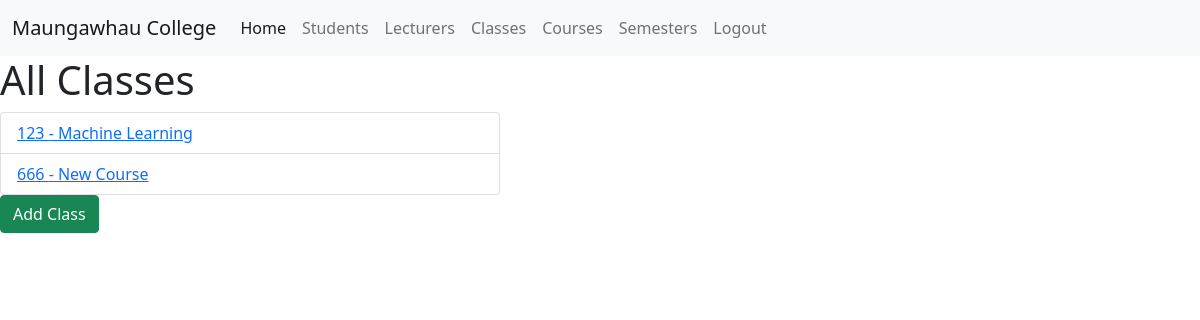
Before: /classes/ (signed in) with the older database file.
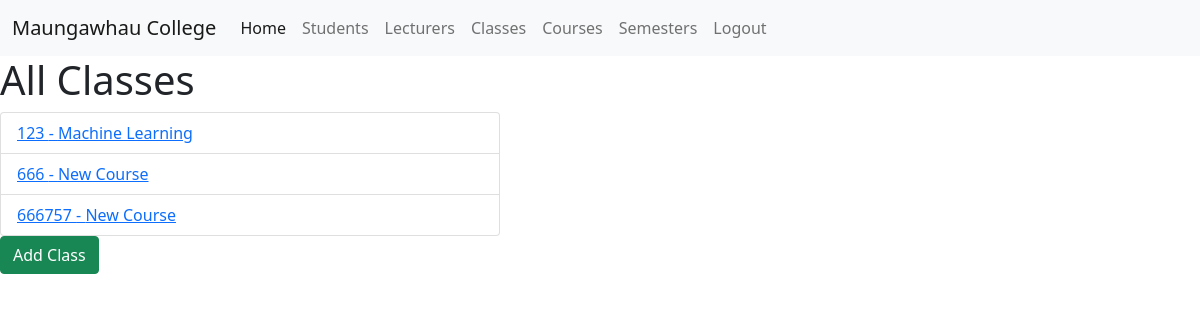
After: the same page with the newer database file.
### attendance/models.py (models this page shows, shortened)
class Class(models.Model):
    number = models.CharField(max_length=6)
    course = models.ForeignKey(Course, on_delete=models.CASCADE)
    semester = models.ForeignKey(Semester, on_delete=models.CASCADE)
    lecturer = models.ForeignKey(Lecturer, on_delete=models.SET_NULL, blank=True, null=True)
    students = models.ManyToManyField(Student, blank=True, null=True, related_name="enrolled_student")

class Course(models.Model):
    code = models.CharField(max_length=9)
    name = models.CharField(max_length=50)

### attendance/views.py (the view)
# urls.py: path('classes/', ListClass.as_view(), name="class-list"),
class ListClass(ListView):
    model = Class
    template_name = "class/class-list.html"

### attendance/templates/class/class-list.html (shortened to what this page needs)
{% extends 'base.html' %}
{% block content %}
    {% if user.is_authenticated %}
        {% if user.is_superuser %}
            <h1>All Classes</h1>
            <ul class="list-group">
                {% for Class in object_list %}
                    <li class="list-group-item" style="width: 500px">
                        <a href="{% url 'class-detail' Class.id %}">{{ Class.number }} - {{ Class.course.name }}</a>
                    </li>
                {% endfor %}
            </ul>
        {% endif %}
        {% if user.is_superuser %}
            <a href="{% url 'add-class' %}" class="btn btn-success">Add Class</a>
        {% endif %}
    {% else %}
        <h1>YOU DON'T HAVE ACCESS</h1>
    {% endif %}
{% endblock %}

### attendance/templates/base.html (shortened to what this page needs)
<!doctype html>
<html lang="en">
<head>
    <link href="https://cdn.jsdelivr.net/npm/bootstrap@5.1.3/dist/css/bootstrap.min.css" rel="stylesheet"
>
</head>
<body>
<nav class=" navbar navbar-expand-lg navbar-light bg-light">
    <div class="container-fluid">
        <a class="navbar-brand" href="#">Maungawhau College </a>
        <div class="collapse navbar-collapse" id="navbarSupportedContent">
            <ul class="navbar-nav me-auto mb-2 mb-lg-0">
                {% if user.is_authenticated %}
                    {% if request.user.is_superuser %}
                        <li class="nav-item">
                            <a class="nav-link active" aria-current="page" href="{% url "home" %}">Home</a>
                        </li>
                        <li class="nav-item">
                            <a class="nav-link" href="{% url "student-list" %}">Students</a>
                        </li>
                        <li class="nav-item">
                            <a class="nav-link" href="{% url "lecturer-list" %}">Lecturers</a>
                        </li>
                        <li class="nav-item">
                            <a class="nav-link" href="{% url "class-list" %}">Classes</a>
                        </li>
                        <li class="nav-item">
                            <a class="nav-link" href="{% url "course-list" %}">Courses</a>
                        </li>
                        <li class="nav-item">
                            <a class="nav-link" href="{% url "semester-list" %}">Semesters</a>
                        </li>
                    {% endif %}
                {% endif %}
                <li class="nav-item">
                    {% if user.is_authenticated %}
                        <a class="nav-link" href="{% url "logout" %}">Logout</a>
                    {% else %}
                        <a class="nav-link" href="{% url "login" %}">Login</a>
                    {% endif %}
                </li>
            </ul>
        </div>
    </div>
</nav>
{% block content %}
{% endblock %}
</body>
</html>

Changed rows visible on the page:
added Class: number "666757", course.name "New Course"
